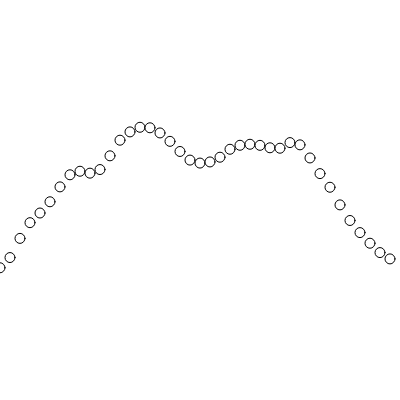
Frame 1 (no input)
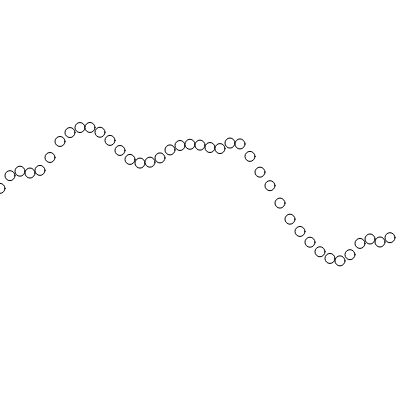
Frame 60 (no input)
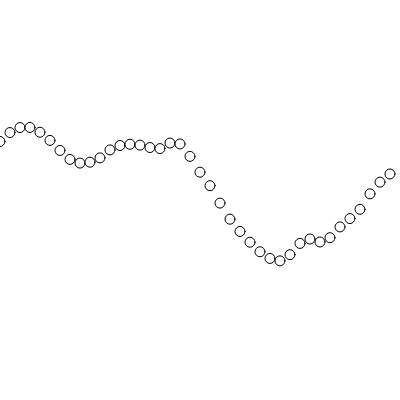
Frame 120 (the mouse pressed at the canvas centre since frame 60)

The p5.js sketch that drew these frames (run headless with seeded random() and noise() and a simulated clock; from frame 60 on, the mouse is pressed at the canvas centre):

// p5.js sketch
// ── sketch.js
function setup() {
  createCanvas(400, 400);
  ellipseMode(LEFT);
}

function draw() {
  let c = float(frameCount);
  background(255);
  for (let i = 0; i < width; i += 10) {
    let h = noise((i + c) / 200);
    ellipse(i, h * height, 10, 10);
  }
}
